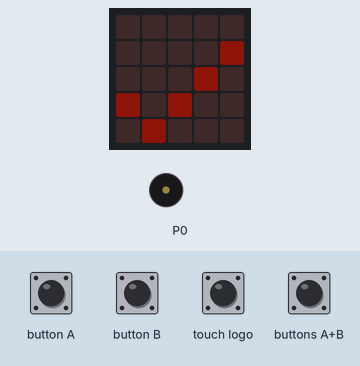
A program run on a simulated BBC micro:bit (MakeCode). On the bench: the board's 5×5 LED display, buzzer (waves = sounding). Inputs (shaded band) come from the test bench. Dim RGB values are drawn brighter than linear; USB keyboard and mouse output is not drawn.

Above: at 1.8 s.
1.9 s: buttons A+B pressed for 0.15 s
3.5 s: buttons A+B pressed for 1 s
6.0 s: buttons A+B pressed for 0.15 s
At 6.8 s:
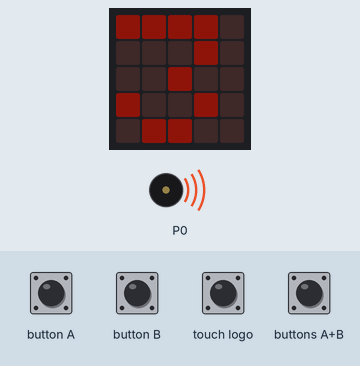
Timing chart, 0 to 9.0 s (numbered marks = the images above; inputs shaded):
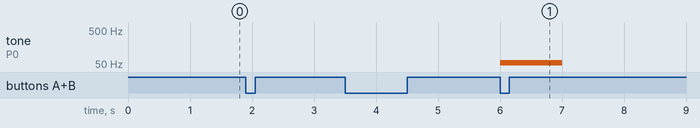

Measured:
- after the input at 6.0 s, tone on P0: silent → 54 Hz at once, → silent 1.0 s later

The program:

main.ts
```typescript
input.onButtonPressed(Button.A, function () {
    if (Mode_AB == 1) {
        Mode_AB = 0
        if (Mode_AB_Excute == 1) {
            keyboard.sendString(convertToText(Nav_Page))
            keyboard.sendString(keyboard.keys(keyboard._Key.enter))
            Mode_AB_Excute = 0
        }
    } else {
        Mode_AB = 0
        if (Nav_StartPage < Nav_Page) {
            Nav_Page += -1
        }
        keyboard.sendString(convertToText(Nav_Page))
        keyboard.sendString(keyboard.keys(keyboard._Key.enter))
    }
    whaleysans.showNumber(Nav_Page)
})
input.onGesture(Gesture.EightG, function () {
    if (_8G_ON != 0) {
        music.play(music.createSoundExpression(WaveShape.Square, 54, 54, 255, 0, 1000, SoundExpressionEffect.None, InterpolationCurve.Linear), music.PlaybackMode.UntilDone)
        Mode_AB = 1
        // If 8G Enable. Then Open Slide Page in it
        Mode_AB_Page = _8G_Page
        keyboard.sendString(convertToText(Mode_AB_Page))
        keyboard.sendString(keyboard.keys(keyboard._Key.enter))
        basic.showIcon(IconNames.Yes)
        basic.showNumber(Mode_AB_Page)
        Mode_AB_Page = Mode_AB_StartPage
        Mode_AB_Excute = 1
    }
})
input.onButtonPressed(Button.AB, function () {
    if (Mode_AB == 0) {
        Mode_AB_Page = Mode_AB_StartPage
        Mode_AB = 1
        basic.showNumber(Mode_AB_Page)
    } else {
        if (Mode_AB_Page < Mode_AB_EndPage) {
            Mode_AB_Page += 1
        } else {
            Mode_AB_Page = Mode_AB_StartPage
        }
        basic.showNumber(Mode_AB_Page)
    }
})
input.onButtonPressed(Button.B, function () {
    if (Mode_AB == 1) {
        Mode_AB = 0
        if (Mode_AB_Excute == 1) {
            keyboard.sendString(convertToText(Nav_Page))
            keyboard.sendString(keyboard.keys(keyboard._Key.enter))
            Mode_AB_Excute = 0
        }
    } else {
        Mode_AB = 0
        Nav_Page += 1
        keyboard.sendString(convertToText(Nav_Page))
        keyboard.sendString(keyboard.keys(keyboard._Key.enter))
    }
    whaleysans.showNumber(Nav_Page)
})
input.onLogoEvent(TouchButtonEvent.Pressed, function () {
    if (LOGOTAP_ON != 0) {
        music.play(music.createSoundExpression(WaveShape.Square, 54, 54, 255, 0, 1000, SoundExpressionEffect.None, InterpolationCurve.Linear), music.PlaybackMode.UntilDone)
        Mode_AB = 1
        // If 8G Enable. Then Open Slide Page in it
        Mode_AB_Page = LOGOTAP_ON_PAGE
        keyboard.sendString(convertToText(Mode_AB_Page))
        keyboard.sendString(keyboard.keys(keyboard._Key.enter))
        basic.showIcon(IconNames.Yes)
        basic.showNumber(Mode_AB_Page)
        Mode_AB_Page = Mode_AB_StartPage
        Mode_AB_Excute = 1
    }
})
let Mode_AB_Count = 0
let Nav_Page = 0
let Nav_StartPage = 0
let Mode_AB_Page = 0
let Mode_AB_Excute = 0
let Mode_AB_EndPage = 0
let Mode_AB_StartPage = 0
let Mode_AB = 0
let LOGOTAP_ON_PAGE = 0
let LOGOTAP_ON = 0
let _8G_Page = 0
let _8G_ON = 0
keyboard.startKeyboardService()
led.setBrightness(14)
// IF 8G Function ON =1
_8G_ON = 0
_8G_Page = 3
// IF LOGO TAP Function ON =1
LOGOTAP_ON = 0
LOGOTAP_ON_PAGE = 4
Mode_AB = 0
// START Super Inpose
// PAGE
Mode_AB_StartPage = 1
// END Super Inpose
// PAGE
Mode_AB_EndPage = 4
Mode_AB_Excute = 0
Mode_AB_Page = Mode_AB_StartPage - 1
// Start Main Slide Page
Nav_StartPage = 5
Nav_Page = Nav_StartPage - 1
basic.showIcon(IconNames.Yes)
basic.forever(function () {
    if (Mode_AB == 1) {
        if (input.buttonIsPressed(Button.AB)) {
            Mode_AB_Count += 1
            if (Mode_AB_Count > 50) {
                music.play(music.createSoundExpression(WaveShape.Square, 54, 54, 255, 0, 1000, SoundExpressionEffect.None, InterpolationCurve.Linear), music.PlaybackMode.UntilDone)
                keyboard.sendString(convertToText(Mode_AB_Page))
                keyboard.sendString(keyboard.keys(keyboard._Key.enter))
                basic.showIcon(IconNames.Yes)
                basic.showNumber(Mode_AB_Page)
                Mode_AB_Page = Mode_AB_StartPage
                Mode_AB_Count = 0
                Mode_AB_Excute = 1
            }
        }
    } else {

    }
})
```

test.ts
```typescript
// テストはここに来ます。このパッケージが拡張機能として使用されるときにはコンパイルされません。
```
